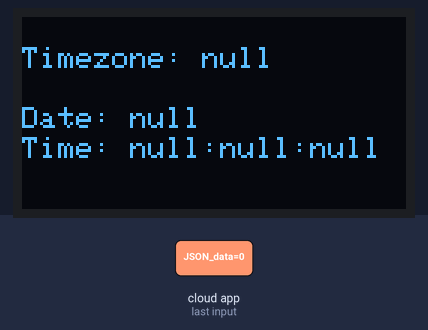
A sketch run on a simulated ESP32. On the bench: 128×64 one-colour display. The inputs (shaded band) are chosen by the test bench. WiFi joins after 1.5 s; servers stay silent unless stated; the display library's start-up logo is not drawn; uploads are accepted with an empty reply; no MQTT or app messages arrive unless stated; what the sketch prints to the serial monitor is not drawn.

6.3 s: the phone or cloud app sets JSON_data to 0
Above: at 7.8 s.
Timing chart, 0 to 9.3 s (numbered marks = the images above; inputs shaded):
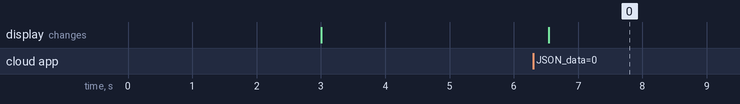

The sketch:

sketch.ino
```cpp
#include <WiFi.h>
#include <HTTPClient.h>
#include <Adafruit_GFX.h>
#include <Adafruit_SSD1306.h>
#include <ArduinoJson.h>
#include <Adafruit_MQTT.h>
#include <Adafruit_MQTT_Client.h>

#define SCREEN_WIDTH 128
#define SCREEN_HEIGHT 64
#define OLED_RESET -1
Adafruit_SSD1306 display(SCREEN_WIDTH, SCREEN_HEIGHT, &Wire, OLED_RESET);

const char* ssid = "Wokwi-GUEST";
const char* password = "";
const char* apiKey = "SCHqV3MJnkhdl82oGW4CIA==gLwiBgKEuW50Yw2K";

#define AIO_SERVER      "io.adafruit.com"
#define AIO_SERVERPORT  1883
#define AIO_USERNAME    "iotprojectshohamtom"
#define AIO_KEY         "aio_bqyj30K7tKqCNGXFnW8EjeZqAdyQ"

WiFiClient client;

Adafruit_MQTT_Client mqtt(&client, AIO_SERVER, AIO_SERVERPORT, AIO_USERNAME, AIO_KEY);

Adafruit_MQTT_Subscribe feed = Adafruit_MQTT_Subscribe(&mqtt, AIO_USERNAME "/feeds/JSON_data");

void MQTT_connect() {
  int8_t ret;

  if (mqtt.connected()) {
    return;
  }

  Serial.print("Connecting to MQTT... ");

  uint8_t retries = 3;
  while ((ret = mqtt.connect()) != 0) {
       Serial.println(mqtt.connectErrorString(ret));
       Serial.println("Retrying MQTT connection in 5 seconds...");
       mqtt.disconnect();
       delay(5000);
       retries--;
       if (retries == 0) {
         while (1);
       }
  }
  Serial.println("MQTT Connected!");
}

String extractTime(String json) {
  StaticJsonDocument<200> doc;
  deserializeJson(doc, json);
  const char* time = doc["time"];
  return String(time);
}

void setup() {
  Serial.begin(115200);
  delay(1000);

  WiFi.begin(ssid, password);
  while (WiFi.status() != WL_CONNECTED) {
    delay(1000);
    Serial.println("Connecting to WiFi...");
  }
  Serial.println("Connected to WiFi");

  if(!display.begin(SSD1306_SWITCHCAPVCC, 0x3C)) {
    Serial.println("SSD1306 allocation failed");
    for(;;);
  }

  display.display();
  delay(2000);
  display.clearDisplay();

  mqtt.subscribe(&feed);
}

void loop() {
  MQTT_connect();

  Adafruit_MQTT_Subscribe *subscription;
  while ((subscription = mqtt.readSubscription(5000))) {
    if (subscription == &feed) {

      String city = (char*)feed.lastread;

      HTTPClient http;

      String url = "https://api.api-ninjas.com/v1/worldtime?city=" + String(city);

      http.begin(url);
      http.addHeader("X-Api-Key", apiKey);

      int httpResponseCode = http.GET();
      if (httpResponseCode == HTTP_CODE_OK) {
        String payload = http.getString();
        Serial.println(payload);

        String time = extractTime(payload);

        StaticJsonDocument<512> doc;
        deserializeJson(doc, payload.c_str());

        display.clearDisplay();
        display.setTextSize(1);
        display.setTextColor(SSD1306_WHITE);
        display.setCursor(0, 10);
        display.println("Timezone: " + doc["timezone"].as<String>());
        display.setCursor(0, 30);
        display.println("Date: " + doc["date"].as<String>());
        display.setCursor(0, 40);
        display.println("Time: " + doc["hour"].as<String>() + ":" + doc["minute"].as<String>() + ":" + doc["second"].as<String>());
        display.display();
      } else {
        Serial.print("Error: ");
        Serial.println(httpResponseCode);
      }
      http.end();

      delay(5000);
    }
  }
}
```

Measured:
- after the input at 6.3 s, the display: changes after 0.24 s (image 0)
